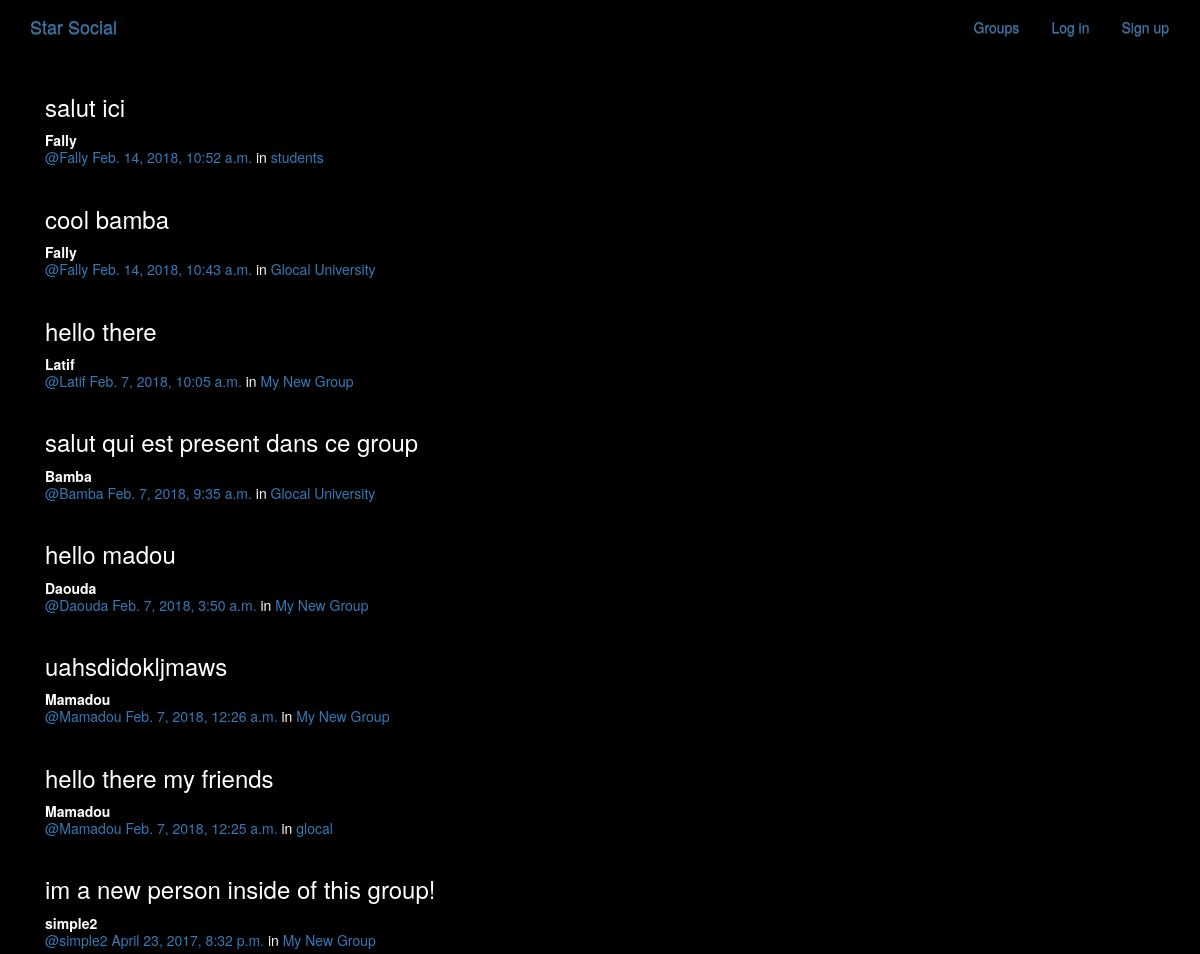
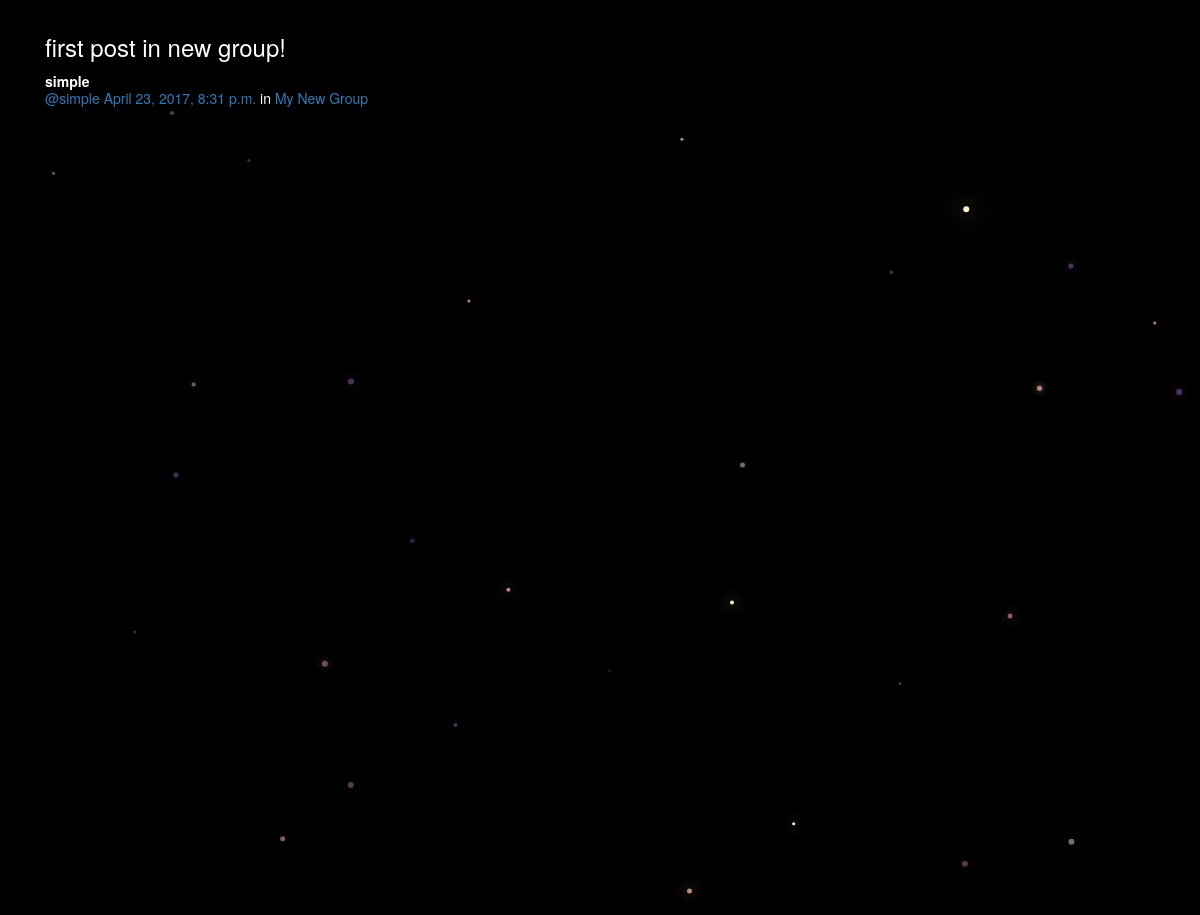
/posts/, run on the app's committed database (2 pictures, top to bottom).
### posts/models.py (models this page shows, shortened)
class Post(models.Model):
    user = models.ForeignKey(User, related_name="posts")
    created_at = models.DateTimeField(auto_now=True)
    message = models.TextField()
    message_html = models.TextField(editable=False)
    group = models.ForeignKey(Group, related_name="posts",null=True, blank=True)
    class Meta:
        ordering = ["-created_at"]
        unique_together = ["user", "message"]

### groups/models.py (models this page shows, shortened)
class Group(models.Model):
    name = models.CharField(max_length=255, unique=True)
    slug = models.SlugField(allow_unicode=True, unique=True)
    description = models.TextField(blank=True, default='')
    description_html = models.TextField(editable=False, default='', blank=True)
    members = models.ManyToManyField(User,through="GroupMember")
    class Meta:
        ordering = ["name"]

### posts/views.py (the view)
class PostList(SelectRelatedMixin, generic.ListView):
    model = models.Post
    select_related = ("user", "group")

### posts/templates/posts/post_list.html (shortened to what this page needs)
{% extends "posts/post_base.html" %}
{% load humanize %}
{% block post_content %}
<div class="col-md-8">
	{% for post in post_list %}
  {% include "posts/_post.html" %}
	{% endfor %}
</div>
{% endblock %}

### posts/templates/posts/_post.html (shortened to what this page needs)
<div class="post media">
	<h3>{{ post.message_html|safe }}</h3>
	<div class="media-body">
		<strong>{{ post.user.username }}</strong>
		<h5 class="media-heading">
			<span class="username"><a href="{% url 'posts:for_user' username=post.user.username %}">@{{ post.user.username }}</a></span>
			<time class="time"><a href="{% url 'posts:single' username=post.user.username pk=post.pk %}">{{ post.created_at }}</a></time>
			{% if post.group %}
			<span class="group-name">in <a href="#">{{ post.group.name }}</a></span>
			{% endif %}
		</h5>
	</div>
</div>

### static/simplesocial/css/master.css (style rules this page uses)
body { margin: 0; overflow: hidden; background-color: black; color:white; }

### data on the page
Post: message_html "salut ici", user.username "Fally", created_at "Feb. 14, 2018, 10:52 a.m.", group.name "students"
Post: message_html "cool bamba", user.username "Fally", created_at "Feb. 14, 2018, 10:43 a.m.", group.name "Glocal University"
Post: message_html "hello there", user.username "Latif", created_at "Feb. 7, 2018, 10:05 a.m.", group.name "My New Group"
Post: message_html "salut qui est present dans ce group", user.username "Bamba", created_at "Feb. 7, 2018, 9:35 a.m.", group.name "Glocal University"
Post: message_html "hello madou", user.username "Daouda", created_at "Feb. 7, 2018, 3:50 a.m.", group.name "My New Group"
Post: message_html "uahsdidokljmaws", user.username "Mamadou", created_at "Feb. 7, 2018, 12:26 a.m.", group.name "My New Group"
Post: message_html "hello there my friends", user.username "Mamadou", created_at "Feb. 7, 2018, 12:25 a.m.", group.name "glocal"
Post: message_html "im a new person inside of this group!", user.username "simple2", created_at "April 23, 2017, 8:32 p.m.", group.name "My New Group"
Post: message_html "first post in new group!", user.username "simple", created_at "April 23, 2017, 8:31 p.m.", group.name "My New Group"
